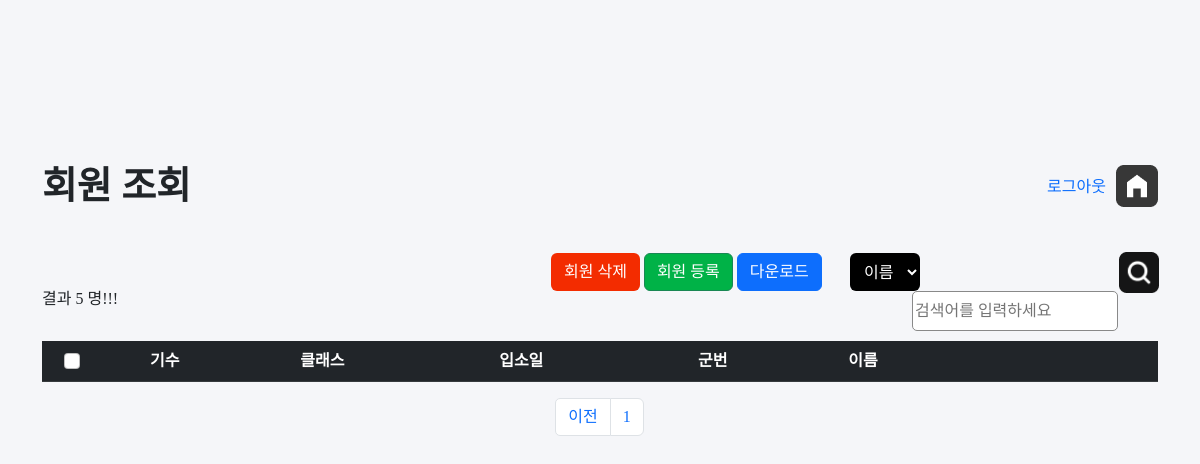
The app's page /jangseong/search.php?page=2 (signed in), older data.
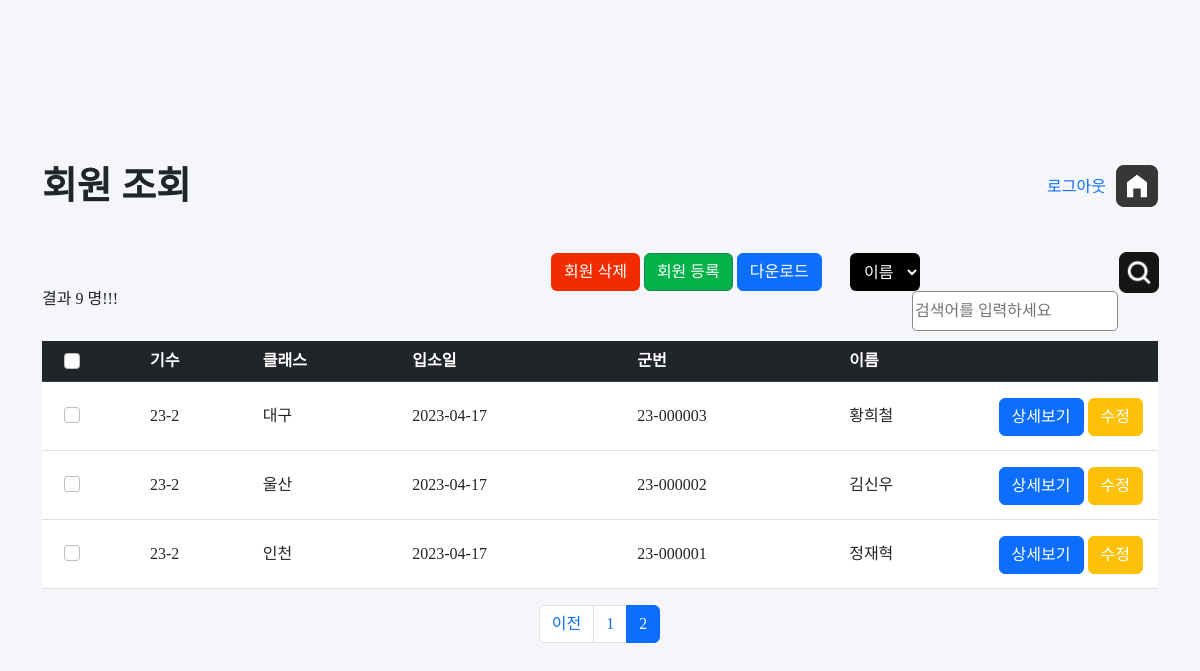
The same page, newer data.
### tables this page shows
CREATE TABLE `member` (
  `id` int(11) NOT NULL,
  `num` varchar(10) NOT NULL,
  `class` varchar(10) NOT NULL,
  `date` date NOT NULL,
  `memID` varchar(20) NOT NULL,
  `name` varchar(20) NOT NULL,
  `password` varchar(20) NOT NULL
);

### jangseong/search.php (the view, shortened to what the changed rows need)
<?php
if(!isset($_SESSION["login"]))
{
    header('location: index.php');
}
else{
?>
<!DOCTYPE html>
<html lang="en">
<head>
    <link rel="stylesheet" href="style.css">
    <link rel="stylesheet" href="src/bootstrap.min.css">
    <link rel="stylesheet" href="src/style.css">
    <link rel="stylesheet" href="https://cdnjs.cloudflare.com/ajax/libs/font-awesome/4.7.0/css/font-awesome.min.css">
</head>
<body>
    <div class="container"  >
        <div id="top">
            <h2>회원 조회</h2>
            <div id="top-right">
                <div class="btnlogout">
                    <a id="home" href="list.php">
                        <img src="imgs/home.png">
                    </a>
                    <a id="logtext" href="logout.php" >로그아웃</a>
                </div>
            </div>
        </div>
    </div>
    <div class="container" >
        <div id="listaction">
            <div id="right">
                <div id="btnaction">
                    <button type="button" id="btndelete" class="btn" onclick="checkCheckbox()">회원 삭제</button>
                    <a href="add.php" type="button" id="btnadd" class="btn btn-success">회원 등록 </a>
                    <a href="export.php" class="btn btn-primary" id="btndownload">다운로드</a>
                </div>
                <form action="search.php" method="post">
                    <select name="searchoption" id="searchoption">
                        <option value ="name">이름</option>
                    </select>
                    <button id="btnSearch" type="submit"><img src="imgs/search.png"></button>
                    <input type="text" id="txtSearch" placeholder="검색어를 입력하세요" name="txtsearch" >
                </form>
            </div>
        </div>
    </div>
    <div class="container" >
    <?php
    require 'config.php';
                 $per_page_record = 6;
                    if (isset($_GET["page"])) {
                        $page  = $_GET["page"];
                    }
                    else {
                        $page=1;
                    }
                    $start_from = ($page-1) * $per_page_record;
                    if((!isset($_POST["searchoption"])||$_POST["searchoption"]=="")&&(!isset($_POST["txtsearch"]) ||$_POST["txtsearch"]==""))
                    {
                        $sql = "SELECT * FROM member ORDER BY id DESC LIMIT $start_from, $per_page_record ";
                    }
                    if((!isset($_POST["searchoption"])||$_POST["searchoption"]=="")&&(!isset($_POST["txtsearch"]) ||$_POST["txtsearch"]==""))
                    {
                        $sql2 = "SELECT * FROM member  ";
                    }
                $result2 = $conn->query($sql2);
                $num2 = $result2->num_rows;
                echo "결과 ".$num2." 명!!!";
            ?>
    </div>
    <div class="container">
        <table class="table">
        <form method="get" action="delete.php" name="listmember">
            <thead class="table-dark">
            <tr>
                <th class="text-center firstcol " ><input class="form-check-input checklist"  type="checkbox" id="myCheck" onclick="checkall()"></th>
                <th class="">기수</th>
                <th class="">클래스</th>
                <th class="">입소일</th>
                <th class="">군번</th>
                <th class="">이름</th>
                <th class="lastcol">&nbsp;</th>
            </tr>
            </thead>
            <tbody>
            <?php
                    $result = $conn->query($sql);
                if ($result->num_rows > 0) {
                    $num=0;
                    while($row = $result->fetch_assoc()) {
                    $memberID = $row['id'];
            ?>
            <tr>
                <td class="text-center"><input class="form-check-input checkitem" type="checkbox"  id="myCheck<?php  echo $num;?>" name="mem[]" value="<?php echo $row['id'];?>"></td>
                <td><?php echo $row['num']; ?></td>
                <td><?php echo $row['class']; ?></td>
                <td><?php echo $row['date']; ?></td>
                <td><?php echo $row['memID']; ?></td>
                <td><?php echo $row['name']; ?></td>
                <td><a href="view.php?memID=<?php echo $row['memID']; ?>" class="btn btn-primary" >상세보기</a>  <a href="edit.php?id=<?php echo $memberID ?>" class="btn btn-warning" style="color:white" >수정</a></td>
            </tr>
            <?php
                $num+=1;
            }
            } else {
            }
            ?>
            </tbody>
            </form>
        </table>
    </div>
    <div    class="container">
        <ul class="pagination  justify-content-center"  >
            <?php
                $query = "SELECT COUNT(*) FROM member ORDER BY id";
                $rs_result = mysqli_query($conn, $query);
                $row = mysqli_fetch_row($rs_result);
                $total_records = $row[0];
                $total_pages = ceil($total_records / $per_page_record);
                $pagLink = "";
                if($page>=2){
                    echo "<li class='page-item' ><a class='page-link' id='paging-left' href='search.php?page=".($page-1)."'>  이전 </a></li>";
                }
                for ($i=1; $i<=$total_pages; $i++) {
                    if ($i == $page) {
                        $pagLink .= "<li class='page-item active'><a class = 'page-link' href='search.php?page=".$i."'>".$i." </a></li>";
                    }
                    else  {
                        $pagLink .= "<li class='page-item '><a class='page-link' href='search.php?page=".$i."'> ".$i." </a></li>";
                    }
                }
                echo $pagLink;
                ?>
        </ul>
    </div>
</body>
</html>
<?php
}
?>

Row changes from the older to the newer data that the page shows:
now on this page (row edited): member: num "23-2", class "대구", date "2023-04-17", memID "23-000003", name "황희철"
now on this page (row edited): member: num "23-2", class "울산", date "2023-04-17", memID "23-000002", name "김신우"
now on this page (row edited): member: num "23-2", class "인천", date "2023-04-17", memID "23-000001", name "정재혁"
Text that changed along with them:
$num2: "5" → "9"
new list line: "2"
